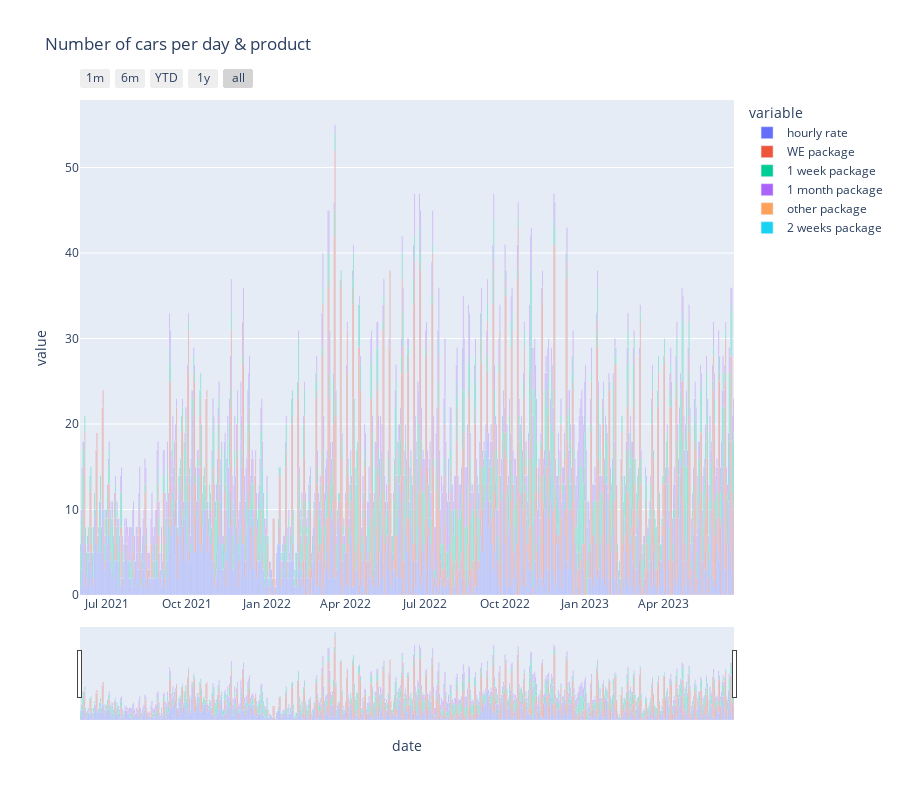

The cell this chart's notebook holds for it:
### Code cell
# Plot a graph of the number of cars per day and products
wide_df = pd.DataFrame(df_products)

fig = px.bar(wide_df, 
             x="date", 
             y=["hourly rate", "WE package", "1 week package", "1 month package", "other package", "2 weeks package"], 
             title="Number of cars per day & product")

# Add a range slider and selectors
fig.update_xaxes(
    rangeslider_visible=True,
    rangeselector=dict(
        buttons=list([
            dict(count=1, label="1m", step="month", stepmode="backward"),
            dict(count=6, label="6m", step="month", stepmode="backward"),
            dict(count=1, label="YTD", step="year", stepmode="todate"),
            dict(count=1, label="1y", step="year", stepmode="backward"),
            dict(step="all")
        ])
    )
)

# Set the height of the plot
fig.update_layout(height=800)

# Show the graph
fig.show()

### Figure 1 — Plotly figure (JSON) as saved in the notebook; plotly's stock layout.template omitted (floating-point values rounded to 4 significant figures; data arrays with more than 128 entries replaced by an {"elided": "..."} marker saying what was removed)
{"data": [{"alignmentgroup": "True", "hovertemplate": "variable=hourly rate<br>date=%{x}<br>value=%{y}<extra></extra>", "legendgroup": "hourly rate", "marker": {"color": "#636efa", "pattern": {"shape": ""}}, "name": "hourly rate", "offsetgroup": "hourly rate", "orientation": "v", "showlegend": true, "textposition": "auto", "type": "bar", "x": {"elided": "750 str values"}, "xaxis": "x", "y": {"elided": "750 int values"}, "yaxis": "y"}, {"alignmentgroup": "True", "hovertemplate": "variable=WE package<br>date=%{x}<br>value=%{y}<extra></extra>", "legendgroup": "WE package", "marker": {"color": "#EF553B", "pattern": {"shape": ""}}, "name": "WE package", "offsetgroup": "WE package", "orientation": "v", "showlegend": true, "textposition": "auto", "type": "bar", "x": {"elided": "750 str values"}, "xaxis": "x", "y": {"elided": "750 int values"}, "yaxis": "y"}, {"alignmentgroup": "True", "hovertemplate": "variable=1 week package<br>date=%{x}<br>value=%{y}<extra></extra>", "legendgroup": "1 week package", "marker": {"color": "#00cc96", "pattern": {"shape": ""}}, "name": "1 week package", "offsetgroup": "1 week package", "orientation": "v", "showlegend": true, "textposition": "auto", "type": "bar", "x": {"elided": "750 str values"}, "xaxis": "x", "y": {"elided": "750 int values"}, "yaxis": "y"}, {"alignmentgroup": "True", "hovertemplate": "variable=1 month package<br>date=%{x}<br>value=%{y}<extra></extra>", "legendgroup": "1 month package", "marker": {"color": "#ab63fa", "pattern": {"shape": ""}}, "name": "1 month package", "offsetgroup": "1 month package", "orientation": "v", "showlegend": true, "textposition": "auto", "type": "bar", "x": {"elided": "750 str values"}, "xaxis": "x", "y": {"elided": "750 int values"}, "yaxis": "y"}, {"alignmentgroup": "True", "hovertemplate": "variable=other package<br>date=%{x}<br>value=%{y}<extra></extra>", "legendgroup": "other package", "marker": {"color": "#FFA15A", "pattern": {"shape": ""}}, "name": "other package", "offsetgroup": "other package", "orientation": "v", "showlegend": true, "textposition": "auto", "type": "bar", "x": {"elided": "750 str values"}, "xaxis": "x", "y": {"elided": "750 int values"}, "yaxis": "y"}, {"alignmentgroup": "True", "hovertemplate": "variable=2 weeks package<br>date=%{x}<br>value=%{y}<extra></extra>", "legendgroup": "2 weeks package", "marker": {"color": "#19d3f3", "pattern": {"shape": ""}}, "name": "2 weeks package", "offsetgroup": "2 weeks package", "orientation": "v", "showlegend": true, "textposition": "auto", "type": "bar", "x": {"elided": "750 str values"}, "xaxis": "x", "y": {"elided": "750 int values"}, "yaxis": "y"}], "layout": {"barmode": "relative", "height": 800, "legend": {"title": {"text": "variable"}, "tracegroupgap": 0}, "title": {"text": "Number of cars per day & product"}, "xaxis": {"anchor": "y", "domain": [0, 1], "rangeselector": {"buttons": [{"count": 1, "label": "1m", "step": "month", "stepmode": "backward"}, {"count": 6, "label": "6m", "step": "month", "stepmode": "backward"}, {"count": 1, "label": "YTD", "step": "year", "stepmode": "todate"}, {"count": 1, "label": "1y", "step": "year", "stepmode": "backward"}, {"step": "all"}]}, "rangeslider": {"visible": true}, "title": {"text": "date"}}, "yaxis": {"anchor": "x", "domain": [0, 1], "title": {"text": "value"}}}}
